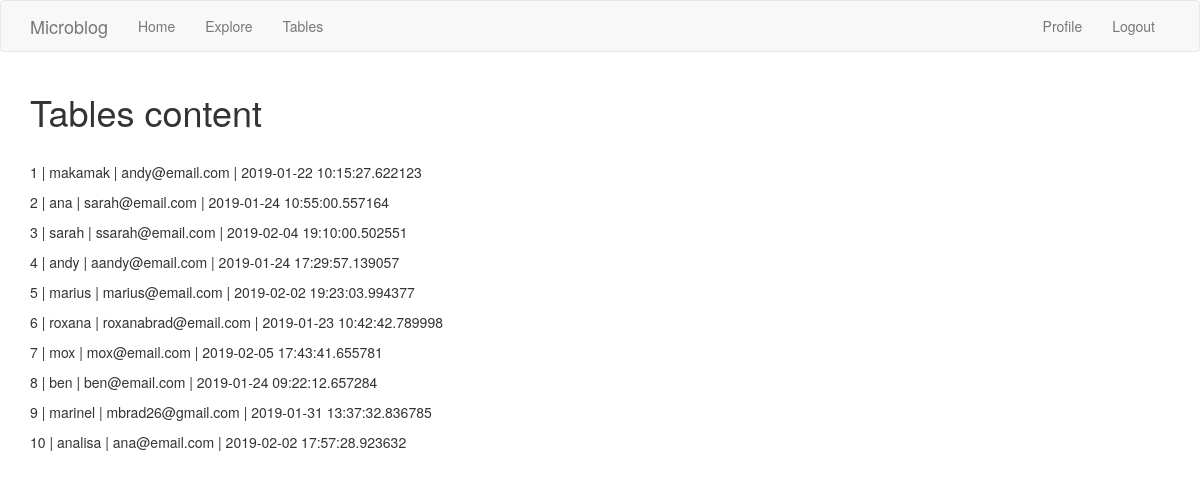
Page /tables (signed in) on the committed database.
### app/models.py (models this page shows, shortened)
class User(UserMixin, db.Model):
    id = db.Column(db.Integer, primary_key=True)
    username = db.Column(db.String(60), index=True, unique=True)
    email = db.Column(db.String(120), index=True, unique=True)
    password_hash = db.Column(db.String(128))
    about_me = db.Column(db.String(140))
    last_seen = db.Column(db.DateTime, default=datetime.utcnow)
    posts = db.relationship('Post', backref='author', lazy='dynamic')
    followed = db.relationship('User', secondary=followers,
                               primaryjoin=(followers.c.follower_id == id),
                               secondaryjoin=(followers.c.followed_id == id),
                               backref=db.backref('followers', lazy='dynamic'),
                               lazy='dynamic')

### app/routes.py (the view)
@app.route('/tables')
@login_required
def tables():
    user = User.query.all()
    post = Post.query.all()
    return render_template('tables.html', title='DataBase Content', user=user, post=post)

### app/models.py (called while the page is built)
@login.user_loader
def load_user(id):
    return User.query.get(int(id))

### app/routes.py (called while the page is built)
@app.before_request
def before_request():
    if current_user.is_authenticated:
        current_user.last_seen = datetime.utcnow()
        db.session.commit()
    g.locale = str(get_locale())

### app/templates/tables.html
{% extends "base.html" %}
{% block app_content %}
    <h1>Tables content</h1>
    <br>
    {% for u in user %}
        <p> {{ u.id }}  | {{ u.username }} | {{ u.email }} | {{ u.last_seen }}</p>
    {% endfor %}
{% endblock %}

### rows in the picture
User: id "1", username "makamak", email "andy@email.com", last_seen "2019-01-22 10:15:27.622123"
User: id "2", username "ana", email "sarah@email.com", last_seen "2019-01-24 10:55:00.557164"
User: id "3", username "sarah", email "ssarah@email.com", last_seen "2019-02-04 19:10:00.502551"
User: id "4", username "andy", email "aandy@email.com", last_seen "2019-01-24 17:29:57.139057"
User: id "5", username "marius", email "marius@email.com", last_seen "2019-02-02 19:23:03.994377"
User: id "6", username "roxana", email "roxanabrad@email.com", last_seen "2019-01-23 10:42:42.789998"
User: id "7", username "mox", email "mox@email.com", last_seen "2019-02-05 17:43:41.655781"
User: id "8", username "ben", email "ben@email.com", last_seen "2019-01-24 09:22:12.657284"
User: id "9", username "marinel", email "mbrad26@gmail.com", last_seen "2019-01-31 13:37:32.836785"
User: id "10", username "analisa", email "ana@email.com", last_seen "2019-02-02 17:57:28.923632"
